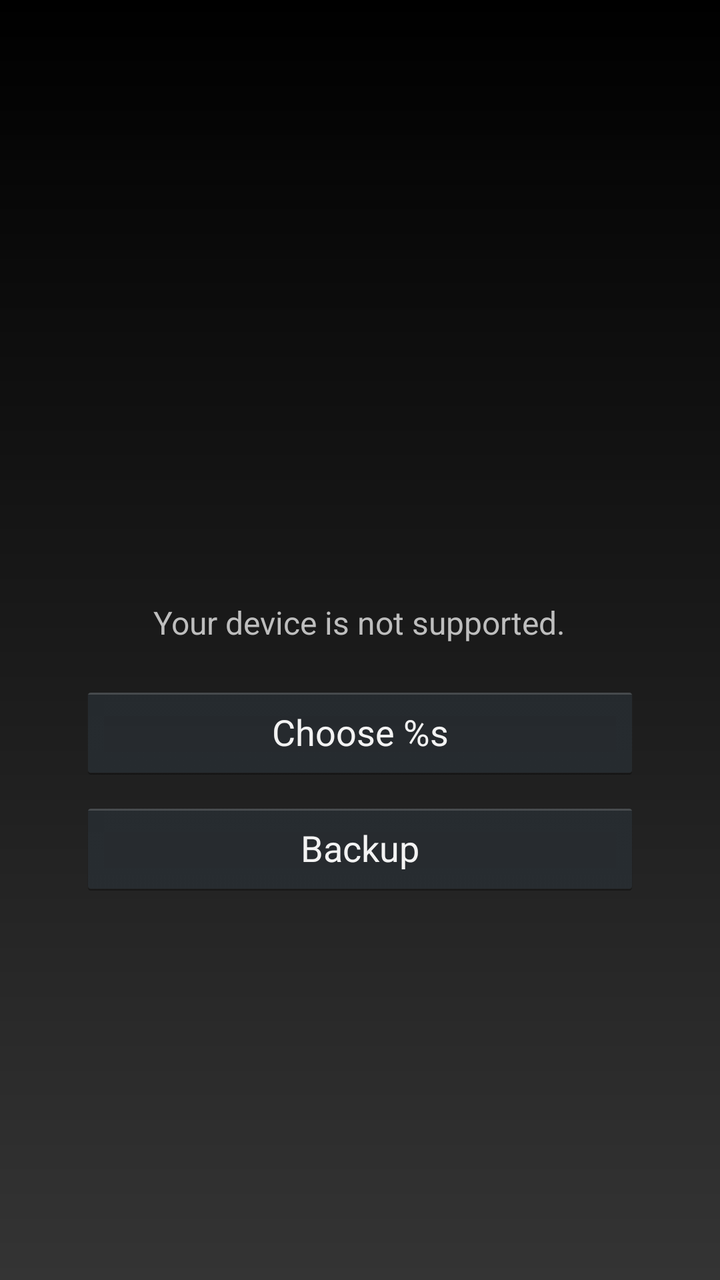
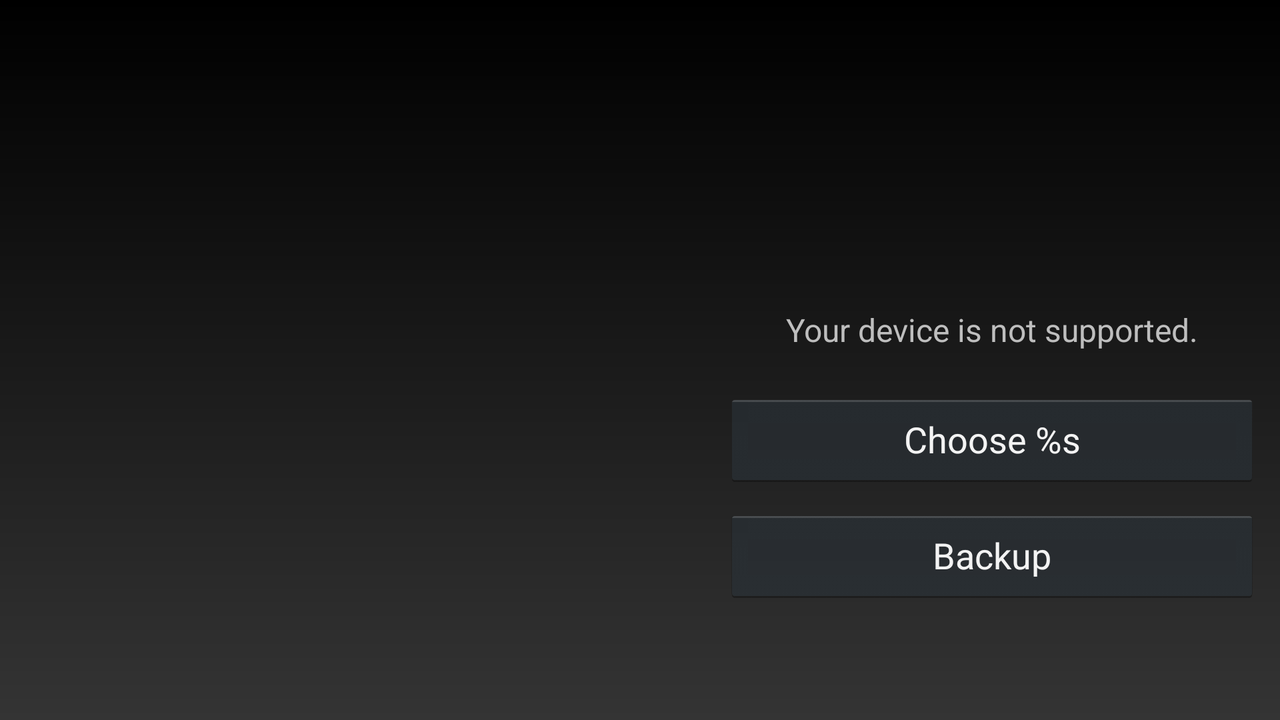

The same Android screen from two of the app's own layout files: first res/layout/ as a phone draws it, then the author's variant for another configuration, drawn on a device whose configuration selects that folder. Both files follow.
<!-- AndroidManifest.xml: application theme Theme_Dark -->
<!-- res/layout/flasher.xml -->
<?xml version="1.0" encoding="utf-8"?>
<LinearLayout xmlns:android="http://schemas.android.com/apk/res/android"
              android:orientation="vertical"
              android:layout_width="match_parent"
              android:layout_height="match_parent"
    android:paddingLeft="40dp"
    android:paddingRight="40dp"
    android:gravity="center_horizontal">
    <LinearLayout
            android:id="@+id/device"
            android:layout_width="match_parent"
            android:layout_height="wrap_content"
            android:orientation="vertical"
            android:gravity="center_horizontal">
    <TextView
            android:id="@+id/model"
            android:layout_width="wrap_content"
            android:layout_height="wrap_content"
            android:textSize="50sp"
            android:layout_marginTop="20dp"/>
    <TextView
            android:id="@+id/board"
            android:layout_width="wrap_content"
            android:layout_height="wrap_content"
            android:textSize="36sp"
            android:layout_marginTop="5dp"/>
    <TextView
            android:id="@+id/name"
            android:layout_width="wrap_content"
            android:layout_height="wrap_content"
            android:textSize="22sp"
            android:layout_marginTop="5dp"/>
        </LinearLayout>

    <ImageView
        android:layout_width="96dp"
        android:layout_height="96dp"
        android:id="@+id/attn"
        android:src="@drawable/ic_attn"
        android:layout_marginTop="20dp" />

    <TextView
            android:id="@+id/flashinfo"
            android:layout_width="wrap_content"
            android:layout_height="wrap_content"
            android:text="@string/unsupported_info"
            android:layout_gravity="center"
        android:layout_marginTop="10dp"
            android:textAlignment="center"
            android:gravity="center_horizontal"
            android:textSize="16sp"/>

    <Button
            android:layout_width="fill_parent"
            android:layout_height="wrap_content"
            android:text="@string/btn_choose"
            android:id="@+id/chooseBtn"
            android:layout_gravity="center_horizontal|bottom"
        android:layout_marginTop="20dp" />

    <Button
        android:layout_width="fill_parent"
        android:layout_height="wrap_content"
        android:text="@string/fmt_backup"
        android:id="@+id/bkBtn"
        android:layout_gravity="center_horizontal|bottom"
        android:layout_marginTop="10dp" />

</LinearLayout>
<!-- resources referenced by this layout -->
<resources>
  <string name="btn_choose">Choose %s</string>
  <string name="fmt_backup">Backup</string>
  <string name="unsupported_info">Your device is not supported.</string>
  <style name="Theme_Dark" parent="android:Theme.Holo">
          <item name="android:listSeparatorTextViewStyle">@style/pc_pref_cat</item>
          <item name="android:actionBarStyle">@style/action_bar_style</item>
          <item name="android:actionOverflowButtonStyle">@style/menu_overflow</item>
          <item name="android:windowBackground">@drawable/background_holo_dark</item>
      </style>
  <style name="pc_pref_cat">
          <item name="android:background">@color/pc_gray</item>
          <item name="android:layout_width">match_parent</item>
          <item name="android:layout_height">wrap_content</item>
          <item name="android:padding">2dp</item>
          <item name="android:textAllCaps">true</item>
          <item name="android:textSize">14sp</item>
          <item name="android:textColor">@android:color/white</item>
          <item name="android:gravity">center_vertical</item>
          <item name="android:paddingLeft">6dip</item>
      </style>
  <style name="action_bar_style" parent="android:style/Widget.Holo.ActionBar">
          <item name="android:titleTextStyle">@style/myActionBarTitleTextStyle</item>
          <item name="android:background">@color/pc_gray</item>
  
      </style>
  <style name="menu_overflow" parent="android:style/Widget.Holo.ActionButton.Overflow">
          <item name="android:src">@drawable/ic_menu_overflow</item>
      </style>
  <!-- drawable background_holo_dark (drawable) -->
  <?xml version="1.0" encoding="utf-8"?>
  <shape xmlns:android="http://schemas.android.com/apk/res/android">
      <gradient
          android:startColor="#ff000000"
          android:endColor="#ff343434"
          android:angle="270"/>
  </shape>
  <color name="pc_gray">#ff333333</color>
  <style name="myActionBarTitleTextStyle" parent="android:style/TextAppearance.Holo.Widget.ActionBar.Title">
          <item name="android:textColor">@color/pc_white</item>
      </style>
  <color name="pc_white">#ffffffff</color>
</resources>
<!-- res/layout-land/flasher.xml (the author's variant of the layout above) -->
<!-- drawn on the phone turned sideways -->
<?xml version="1.0" encoding="utf-8"?>
<LinearLayout xmlns:android="http://schemas.android.com/apk/res/android"
              android:orientation="horizontal"
              android:layout_width="match_parent"
              android:layout_height="match_parent"
              android:baselineAligned="false"
    android:weightSum="1">
    <LinearLayout
            android:id="@+id/device"
            android:layout_width="0dp"
            android:layout_height="fill_parent"
            android:orientation="vertical"
            android:gravity="center_vertical|center_horizontal"
            android:layout_weight="0.55">
        <TextView
                android:id="@+id/model"
                android:layout_width="wrap_content"
                android:layout_height="wrap_content"
                android:textSize="50sp" />
        <TextView
                android:id="@+id/board"
                android:layout_width="wrap_content"
                android:layout_height="wrap_content"
                android:textSize="36sp"
                android:layout_marginTop="5dp"/>
        <TextView
                android:id="@+id/name"
                android:layout_width="wrap_content"
                android:layout_height="wrap_content"
                android:textSize="22sp"
                android:layout_marginTop="10dp"/>
    </LinearLayout>
    <LinearLayout
            android:id="@+id/file"
            android:layout_width="0dp"
            android:layout_height="fill_parent"
            android:orientation="vertical"
        android:layout_weight=".45"
        android:paddingLeft="10dp"
        android:paddingRight="10dp"
        android:gravity="center_vertical|center_horizontal">

        <ImageView
            android:layout_width="96dp"
            android:layout_height="96dp"
            android:id="@+id/attn"
            android:src="@drawable/ic_attn" />

        <TextView
            android:id="@+id/flashinfo"
            android:layout_width="match_parent"
            android:layout_height="wrap_content"
            android:text="@string/unsupported_info"
            android:layout_gravity="center"
        android:textAlignment="center"
            android:gravity="center_horizontal"
            android:textSize="16sp"/>

    <Button
            android:layout_width="fill_parent"
            android:layout_height="wrap_content"
            android:text="@string/btn_choose"
            android:id="@+id/chooseBtn"
            android:layout_gravity="bottom"
        android:layout_marginTop="20dp" />

        <Button
            android:layout_width="fill_parent"
            android:layout_height="wrap_content"
            android:text="@string/fmt_backup"
            android:id="@+id/bkBtn"
            android:layout_gravity="center_horizontal|bottom"
            android:layout_marginTop="10dp" />
    </LinearLayout>

</LinearLayout>
